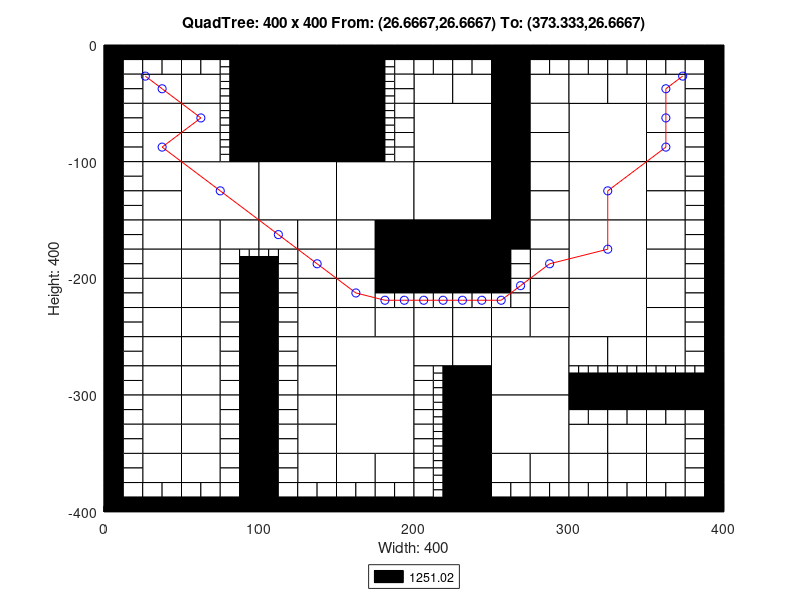

Here is the MATLAB script that generated this plot:
axis([0 400 -400 0]);
title('QuadTree: 400 x 400 From: (26.6667,26.6667) To: (373.333,26.6667)');
xlabel('Width: 400');
ylabel('Height: 400');
rectangle('Position',[100 -50 50 50], 'FaceColor',[0 0 0]);
rectangle('Position',[100 -100 50 50], 'FaceColor',[0 0 0]);
rectangle('Position',[50 -150 50 50], 'FaceColor',[1 1 1]);
rectangle('Position',[100 -150 50 50], 'FaceColor',[1 1 1]);
rectangle('Position',[150 -150 50 50], 'FaceColor',[1 1 1]);
rectangle('Position',[200 -100 50 50], 'FaceColor',[1 1 1]);
rectangle('Position',[300 -100 50 50], 'FaceColor',[1 1 1]);
rectangle('Position',[200 -150 50 50], 'FaceColor',[1 1 1]);
rectangle('Position',[200 -200 50 50], 'FaceColor',[0 0 0]);
rectangle('Position',[300 -150 50 50], 'FaceColor',[1 1 1]);
rectangle('Position',[300 -200 50 50], 'FaceColor',[1 1 1]);
rectangle('Position',[150 -300 50 50], 'FaceColor',[1 1 1]);
rectangle('Position',[150 -350 50 50], 'FaceColor',[1 1 1]);
rectangle('Position',[250 -300 50 50], 'FaceColor',[1 1 1]);
rectangle('Position',[300 -250 50 50], 'FaceColor',[1 1 1]);
rectangle('Position',[250 -350 50 50], 'FaceColor',[1 1 1]);
rectangle('Position',[25 -50 25 25], 'FaceColor',[1 1 1]);
rectangle('Position',[50 -50 25 25], 'FaceColor',[1 1 1]);
rectangle('Position',[25 -75 25 25], 'FaceColor',[1 1 1]);
rectangle('Position',[25 -100 25 25], 'FaceColor',[1 1 1]);
rectangle('Position',[50 -75 25 25], 'FaceColor',[1 1 1]);
rectangle('Position',[50 -100 25 25], 'FaceColor',[1 1 1]);
rectangle('Position',[150 -25 25 25], 'FaceColor',[0 0 0]);
rectangle('Position',[150 -50 25 25], 'FaceColor',[0 0 0]);
rectangle('Position',[150 -75 25 25], 'FaceColor',[0 0 0]);
rectangle('Position',[150 -100 25 25], 'FaceColor',[0 0 0]);
rectangle('Position',[25 -125 25 25], 'FaceColor',[1 1 1]);
rectangle('Position',[25 -150 25 25], 'FaceColor',[1 1 1]);
rectangle('Position',[25 -175 25 25], 'FaceColor',[1 1 1]);
rectangle('Position',[25 -200 25 25], 'FaceColor',[1 1 1]);
rectangle('Position',[50 -175 25 25], 'FaceColor',[1 1 1]);
rectangle('Position',[75 -175 25 25], 'FaceColor',[1 1 1]);
rectangle('Position',[50 -200 25 25], 'FaceColor',[1 1 1]);
rectangle('Position',[100 -175 25 25], 'FaceColor',[1 1 1]);
rectangle('Position',[125 -175 25 25], 'FaceColor',[1 1 1]);
rectangle('Position',[125 -200 25 25], 'FaceColor',[1 1 1]);
rectangle('Position',[150 -175 25 25], 'FaceColor',[1 1 1]);
rectangle('Position',[175 -175 25 25], 'FaceColor',[0 0 0]);
rectangle('Position',[150 -200 25 25], 'FaceColor',[1 1 1]);
rectangle('Position',[175 -200 25 25], 'FaceColor',[0 0 0]);
rectangle('Position',[200 -50 25 25], 'FaceColor',[1 1 1]);
rectangle('Position',[225 -50 25 25], 'FaceColor',[1 1 1]);
rectangle('Position',[250 -25 25 25], 'FaceColor',[0 0 0]);
rectangle('Position',[250 -50 25 25], 'FaceColor',[0 0 0]);
rectangle('Position',[275 -50 25 25], 'FaceColor',[1 1 1]);
rectangle('Position',[250 -75 25 25], 'FaceColor',[0 0 0]);
rectangle('Position',[275 -75 25 25], 'FaceColor',[1 1 1]);
rectangle('Position',[250 -100 25 25], 'FaceColor',[0 0 0]);
rectangle('Position',[275 -100 25 25], 'FaceColor',[1 1 1]);
rectangle('Position',[300 -50 25 25], 'FaceColor',[1 1 1]);
rectangle('Position',[325 -50 25 25], 'FaceColor',[1 1 1]);
rectangle('Position',[350 -50 25 25], 'FaceColor',[1 1 1]);
rectangle('Position',[350 -75 25 25], 'FaceColor',[1 1 1]);
rectangle('Position',[350 -100 25 25], 'FaceColor',[1 1 1]);
rectangle('Position',[250 -125 25 25], 'FaceColor',[0 0 0]);
rectangle('Position',[275 -125 25 25], 'FaceColor',[1 1 1]);
rectangle('Position',[250 -150 25 25], 'FaceColor',[0 0 0]);
rectangle('Position',[275 -150 25 25], 'FaceColor',[1 1 1]);
rectangle('Position',[250 -175 25 25], 'FaceColor',[0 0 0]);
rectangle('Position',[275 -175 25 25], 'FaceColor',[1 1 1]);
rectangle('Position',[275 -200 25 25], 'FaceColor',[1 1 1]);
rectangle('Position',[350 -125 25 25], 'FaceColor',[1 1 1]);
rectangle('Position',[350 -150 25 25], 'FaceColor',[1 1 1]);
rectangle('Position',[350 -175 25 25], 'FaceColor',[1 1 1]);
rectangle('Position',[350 -200 25 25], 'FaceColor',[1 1 1]);
rectangle('Position',[25 -225 25 25], 'FaceColor',[1 1 1]);
rectangle('Position',[25 -250 25 25], 'FaceColor',[1 1 1]);
rectangle('Position',[50 -225 25 25], 'FaceColor',[1 1 1]);
rectangle('Position',[50 -250 25 25], 'FaceColor',[1 1 1]);
rectangle('Position',[25 -275 25 25], 'FaceColor',[1 1 1]);
rectangle('Position',[25 -300 25 25], 'FaceColor',[1 1 1]);
rectangle('Position',[50 -275 25 25], 'FaceColor',[1 1 1]);
rectangle('Position',[50 -300 25 25], 'FaceColor',[1 1 1]);
rectangle('Position',[125 -225 25 25], 'FaceColor',[1 1 1]);
rectangle('Position',[125 -250 25 25], 'FaceColor',[1 1 1]);
rectangle('Position',[150 -225 25 25], 'FaceColor',[1 1 1]);
rectangle('Position',[150 -250 25 25], 'FaceColor',[1 1 1]);
rectangle('Position',[175 -250 25 25], 'FaceColor',[1 1 1]);
rectangle('Position',[125 -275 25 25], 'FaceColor',[1 1 1]);
rectangle('Position',[125 -300 25 25], 'FaceColor',[1 1 1]);
rectangle('Position',[25 -325 25 25], 'FaceColor',[1 1 1]);
rectangle('Position',[25 -350 25 25], 'FaceColor',[1 1 1]);
rectangle('Position',[50 -325 25 25], 'FaceColor',[1 1 1]);
rectangle('Position',[50 -350 25 25], 'FaceColor',[1 1 1]);
rectangle('Position',[25 -375 25 25], 'FaceColor',[1 1 1]);
rectangle('Position',[50 -375 25 25], 'FaceColor',[1 1 1]);
rectangle('Position',[125 -325 25 25], 'FaceColor',[1 1 1]);
rectangle('Position',[125 -350 25 25], 'FaceColor',[1 1 1]);
rectangle('Position',[125 -375 25 25], 'FaceColor',[1 1 1]);
rectangle('Position',[150 -375 25 25], 'FaceColor',[1 1 1]);
rectangle('Position',[175 -375 25 25], 'FaceColor',[1 1 1]);
rectangle('Position',[200 -250 25 25], 'FaceColor',[1 1 1]);
rectangle('Position',[225 -250 25 25], 'FaceColor',[1 1 1]);
rectangle('Position',[275 -225 25 25], 'FaceColor',[1 1 1]);
rectangle('Position',[250 -250 25 25], 'FaceColor',[1 1 1]);
rectangle('Position',[275 -250 25 25], 'FaceColor',[1 1 1]);
rectangle('Position',[200 -275 25 25], 'FaceColor',[1 1 1]);
rectangle('Position',[225 -275 25 25], 'FaceColor',[1 1 1]);
rectangle('Position',[225 -300 25 25], 'FaceColor',[0 0 0]);
rectangle('Position',[350 -225 25 25], 'FaceColor',[1 1 1]);
rectangle('Position',[350 -250 25 25], 'FaceColor',[1 1 1]);
rectangle('Position',[300 -275 25 25], 'FaceColor',[1 1 1]);
rectangle('Position',[325 -275 25 25], 'FaceColor',[1 1 1]);
rectangle('Position',[350 -275 25 25], 'FaceColor',[1 1 1]);
rectangle('Position',[225 -325 25 25], 'FaceColor',[0 0 0]);
rectangle('Position',[225 -350 25 25], 'FaceColor',[0 0 0]);
rectangle('Position',[225 -375 25 25], 'FaceColor',[0 0 0]);
rectangle('Position',[225 -400 25 25], 'FaceColor',[0 0 0]);
rectangle('Position',[250 -375 25 25], 'FaceColor',[1 1 1]);
rectangle('Position',[275 -375 25 25], 'FaceColor',[1 1 1]);
rectangle('Position',[300 -350 25 25], 'FaceColor',[1 1 1]);
rectangle('Position',[325 -350 25 25], 'FaceColor',[1 1 1]);
rectangle('Position',[350 -350 25 25], 'FaceColor',[1 1 1]);
rectangle('Position',[300 -375 25 25], 'FaceColor',[1 1 1]);
rectangle('Position',[325 -375 25 25], 'FaceColor',[1 1 1]);
rectangle('Position',[350 -375 25 25], 'FaceColor',[1 1 1]);
rectangle('Position',[0 -12.5 12.5 12.5], 'FaceColor',[0 0 0]);
rectangle('Position',[12.5 -12.5 12.5 12.5], 'FaceColor',[0 0 0]);
rectangle('Position',[0 -25 12.5 12.5], 'FaceColor',[0 0 0]);
rectangle('Position',[12.5 -25 12.5 12.5], 'FaceColor',[1 1 1]);
rectangle('Position',[25 -12.5 12.5 12.5], 'FaceColor',[0 0 0]);
rectangle('Position',[37.5 -12.5 12.5 12.5], 'FaceColor',[0 0 0]);
rectangle('Position',[25 -25 12.5 12.5], 'FaceColor',[1 1 1]);
rectangle('Position',[37.5 -25 12.5 12.5], 'FaceColor',[1 1 1]);
rectangle('Position',[0 -37.5 12.5 12.5], 'FaceColor',[0 0 0]);
rectangle('Position',[12.5 -37.5 12.5 12.5], 'FaceColor',[1 1 1]);
rectangle('Position',[0 -50 12.5 12.5], 'FaceColor',[0 0 0]);
rectangle('Position',[12.5 -50 12.5 12.5], 'FaceColor',[1 1 1]);
rectangle('Position',[50 -12.5 12.5 12.5], 'FaceColor',[0 0 0]);
rectangle('Position',[62.5 -12.5 12.5 12.5], 'FaceColor',[0 0 0]);
rectangle('Position',[50 -25 12.5 12.5], 'FaceColor',[1 1 1]);
rectangle('Position',[62.5 -25 12.5 12.5], 'FaceColor',[1 1 1]);
rectangle('Position',[75 -12.5 12.5 12.5], 'FaceColor',[0 0 0]);
rectangle('Position',[87.5 -12.5 12.5 12.5], 'FaceColor',[0 0 0]);
rectangle('Position',[87.5 -25 12.5 12.5], 'FaceColor',[0 0 0]);
rectangle('Position',[87.5 -37.5 12.5 12.5], 'FaceColor',[0 0 0]);
rectangle('Position',[87.5 -50 12.5 12.5], 'FaceColor',[0 0 0]);
rectangle('Position',[0 -62.5 12.5 12.5], 'FaceColor',[0 0 0]);
rectangle('Position',[12.5 -62.5 12.5 12.5], 'FaceColor',[1 1 1]);
rectangle('Position',[0 -75 12.5 12.5], 'FaceColor',[0 0 0]);
rectangle('Position',[12.5 -75 12.5 12.5], 'FaceColor',[1 1 1]);
rectangle('Position',[0 -87.5 12.5 12.5], 'FaceColor',[0 0 0]);
rectangle('Position',[12.5 -87.5 12.5 12.5], 'FaceColor',[1 1 1]);
rectangle('Position',[0 -100 12.5 12.5], 'FaceColor',[0 0 0]);
rectangle('Position',[12.5 -100 12.5 12.5], 'FaceColor',[1 1 1]);
rectangle('Position',[87.5 -62.5 12.5 12.5], 'FaceColor',[0 0 0]);
rectangle('Position',[87.5 -75 12.5 12.5], 'FaceColor',[0 0 0]);
rectangle('Position',[87.5 -87.5 12.5 12.5], 'FaceColor',[0 0 0]);
rectangle('Position',[87.5 -100 12.5 12.5], 'FaceColor',[0 0 0]);
rectangle('Position',[175 -12.5 12.5 12.5], 'FaceColor',[0 0 0]);
rectangle('Position',[187.5 -12.5 12.5 12.5], 'FaceColor',[0 0 0]);
rectangle('Position',[187.5 -25 12.5 12.5], 'FaceColor',[1 1 1]);
rectangle('Position',[187.5 -37.5 12.5 12.5], 'FaceColor',[1 1 1]);
rectangle('Position',[187.5 -50 12.5 12.5], 'FaceColor',[1 1 1]);
rectangle('Position',[187.5 -62.5 12.5 12.5], 'FaceColor',[1 1 1]);
rectangle('Position',[187.5 -75 12.5 12.5], 'FaceColor',[1 1 1]);
rectangle('Position',[187.5 -87.5 12.5 12.5], 'FaceColor',[1 1 1]);
rectangle('Position',[187.5 -100 12.5 12.5], 'FaceColor',[1 1 1]);
rectangle('Position',[0 -112.5 12.5 12.5], 'FaceColor',[0 0 0]);
rectangle('Position',[12.5 -112.5 12.5 12.5], 'FaceColor',[1 1 1]);
rectangle('Position',[0 -125 12.5 12.5], 'FaceColor',[0 0 0]);
rectangle('Position',[12.5 -125 12.5 12.5], 'FaceColor',[1 1 1]);
rectangle('Position',[0 -137.5 12.5 12.5], 'FaceColor',[0 0 0]);
rectangle('Position',[12.5 -137.5 12.5 12.5], 'FaceColor',[1 1 1]);
rectangle('Position',[0 -150 12.5 12.5], 'FaceColor',[0 0 0]);
rectangle('Position',[12.5 -150 12.5 12.5], 'FaceColor',[1 1 1]);
rectangle('Position',[0 -162.5 12.5 12.5], 'FaceColor',[0 0 0]);
rectangle('Position',[12.5 -162.5 12.5 12.5], 'FaceColor',[1 1 1]);
rectangle('Position',[0 -175 12.5 12.5], 'FaceColor',[0 0 0]);
rectangle('Position',[12.5 -175 12.5 12.5], 'FaceColor',[1 1 1]);
rectangle('Position',[0 -187.5 12.5 12.5], 'FaceColor',[0 0 0]);
rectangle('Position',[12.5 -187.5 12.5 12.5], 'FaceColor',[1 1 1]);
rectangle('Position',[0 -200 12.5 12.5], 'FaceColor',[0 0 0]);
rectangle('Position',[12.5 -200 12.5 12.5], 'FaceColor',[1 1 1]);
rectangle('Position',[75 -187.5 12.5 12.5], 'FaceColor',[1 1 1]);
rectangle('Position',[75 -200 12.5 12.5], 'FaceColor',[1 1 1]);
rectangle('Position',[87.5 -200 12.5 12.5], 'FaceColor',[0 0 0]);
rectangle('Position',[112.5 -187.5 12.5 12.5], 'FaceColor',[1 1 1]);
rectangle('Position',[100 -200 12.5 12.5], 'FaceColor',[0 0 0]);
rectangle('Position',[112.5 -200 12.5 12.5], 'FaceColor',[1 1 1]);
rectangle('Position',[200 -12.5 12.5 12.5], 'FaceColor',[0 0 0]);
rectangle('Position',[212.5 -12.5 12.5 12.5], 'FaceColor',[0 0 0]);
rectangle('Position',[200 -25 12.5 12.5], 'FaceColor',[1 1 1]);
rectangle('Position',[212.5 -25 12.5 12.5], 'FaceColor',[1 1 1]);
rectangle('Position',[225 -12.5 12.5 12.5], 'FaceColor',[0 0 0]);
rectangle('Position',[237.5 -12.5 12.5 12.5], 'FaceColor',[0 0 0]);
rectangle('Position',[225 -25 12.5 12.5], 'FaceColor',[1 1 1]);
rectangle('Position',[237.5 -25 12.5 12.5], 'FaceColor',[1 1 1]);
rectangle('Position',[275 -12.5 12.5 12.5], 'FaceColor',[0 0 0]);
rectangle('Position',[287.5 -12.5 12.5 12.5], 'FaceColor',[0 0 0]);
rectangle('Position',[275 -25 12.5 12.5], 'FaceColor',[1 1 1]);
rectangle('Position',[287.5 -25 12.5 12.5], 'FaceColor',[1 1 1]);
rectangle('Position',[300 -12.5 12.5 12.5], 'FaceColor',[0 0 0]);
rectangle('Position',[312.5 -12.5 12.5 12.5], 'FaceColor',[0 0 0]);
rectangle('Position',[300 -25 12.5 12.5], 'FaceColor',[1 1 1]);
rectangle('Position',[312.5 -25 12.5 12.5], 'FaceColor',[1 1 1]);
rectangle('Position',[325 -12.5 12.5 12.5], 'FaceColor',[0 0 0]);
rectangle('Position',[337.5 -12.5 12.5 12.5], 'FaceColor',[0 0 0]);
rectangle('Position',[325 -25 12.5 12.5], 'FaceColor',[1 1 1]);
rectangle('Position',[337.5 -25 12.5 12.5], 'FaceColor',[1 1 1]);
rectangle('Position',[350 -12.5 12.5 12.5], 'FaceColor',[0 0 0]);
rectangle('Position',[362.5 -12.5 12.5 12.5], 'FaceColor',[0 0 0]);
rectangle('Position',[350 -25 12.5 12.5], 'FaceColor',[1 1 1]);
rectangle('Position',[362.5 -25 12.5 12.5], 'FaceColor',[1 1 1]);
rectangle('Position',[375 -12.5 12.5 12.5], 'FaceColor',[0 0 0]);
rectangle('Position',[387.5 -12.5 12.5 12.5], 'FaceColor',[0 0 0]);
rectangle('Position',[375 -25 12.5 12.5], 'FaceColor',[1 1 1]);
rectangle('Position',[387.5 -25 12.5 12.5], 'FaceColor',[0 0 0]);
rectangle('Position',[375 -37.5 12.5 12.5], 'FaceColor',[1 1 1]);
rectangle('Position',[387.5 -37.5 12.5 12.5], 'FaceColor',[0 0 0]);
rectangle('Position',[375 -50 12.5 12.5], 'FaceColor',[1 1 1]);
rectangle('Position',[387.5 -50 12.5 12.5], 'FaceColor',[0 0 0]);
rectangle('Position',[375 -62.5 12.5 12.5], 'FaceColor',[1 1 1]);
rectangle('Position',[387.5 -62.5 12.5 12.5], 'FaceColor',[0 0 0]);
rectangle('Position',[375 -75 12.5 12.5], 'FaceColor',[1 1 1]);
rectangle('Position',[387.5 -75 12.5 12.5], 'FaceColor',[0 0 0]);
rectangle('Position',[375 -87.5 12.5 12.5], 'FaceColor',[1 1 1]);
rectangle('Position',[387.5 -87.5 12.5 12.5], 'FaceColor',[0 0 0]);
rectangle('Position',[375 -100 12.5 12.5], 'FaceColor',[1 1 1]);
rectangle('Position',[387.5 -100 12.5 12.5], 'FaceColor',[0 0 0]);
rectangle('Position',[250 -187.5 12.5 12.5], 'FaceColor',[0 0 0]);
rectangle('Position',[262.5 -187.5 12.5 12.5], 'FaceColor',[1 1 1]);
rectangle('Position',[250 -200 12.5 12.5], 'FaceColor',[0 0 0]);
rectangle('Position',[262.5 -200 12.5 12.5], 'FaceColor',[1 1 1]);
rectangle('Position',[375 -112.5 12.5 12.5], 'FaceColor',[1 1 1]);
rectangle('Position',[387.5 -112.5 12.5 12.5], 'FaceColor',[0 0 0]);
rectangle('Position',[375 -125 12.5 12.5], 'FaceColor',[1 1 1]);
rectangle('Position',[387.5 -125 12.5 12.5], 'FaceColor',[0 0 0]);
rectangle('Position',[375 -137.5 12.5 12.5], 'FaceColor',[1 1 1]);
rectangle('Position',[387.5 -137.5 12.5 12.5], 'FaceColor',[0 0 0]);
rectangle('Position',[375 -150 12.5 12.5], 'FaceColor',[1 1 1]);
rectangle('Position',[387.5 -150 12.5 12.5], 'FaceColor',[0 0 0]);
rectangle('Position',[375 -162.5 12.5 12.5], 'FaceColor',[1 1 1]);
rectangle('Position',[387.5 -162.5 12.5 12.5], 'FaceColor',[0 0 0]);
rectangle('Position',[375 -175 12.5 12.5], 'FaceColor',[1 1 1]);
rectangle('Position',[387.5 -175 12.5 12.5], 'FaceColor',[0 0 0]);
rectangle('Position',[375 -187.5 12.5 12.5], 'FaceColor',[1 1 1]);
rectangle('Position',[387.5 -187.5 12.5 12.5], 'FaceColor',[0 0 0]);
rectangle('Position',[375 -200 12.5 12.5], 'FaceColor',[1 1 1]);
rectangle('Position',[387.5 -200 12.5 12.5], 'FaceColor',[0 0 0]);
rectangle('Position',[0 -212.5 12.5 12.5], 'FaceColor',[0 0 0]);
rectangle('Position',[12.5 -212.5 12.5 12.5], 'FaceColor',[1 1 1]);
rectangle('Position',[0 -225 12.5 12.5], 'FaceColor',[0 0 0]);
rectangle('Position',[12.5 -225 12.5 12.5], 'FaceColor',[1 1 1]);
rectangle('Position',[0 -237.5 12.5 12.5], 'FaceColor',[0 0 0]);
rectangle('Position',[12.5 -237.5 12.5 12.5], 'FaceColor',[1 1 1]);
rectangle('Position',[0 -250 12.5 12.5], 'FaceColor',[0 0 0]);
rectangle('Position',[12.5 -250 12.5 12.5], 'FaceColor',[1 1 1]);
rectangle('Position',[75 -212.5 12.5 12.5], 'FaceColor',[1 1 1]);
rectangle('Position',[87.5 -212.5 12.5 12.5], 'FaceColor',[0 0 0]);
rectangle('Position',[75 -225 12.5 12.5], 'FaceColor',[1 1 1]);
rectangle('Position',[87.5 -225 12.5 12.5], 'FaceColor',[0 0 0]);
rectangle('Position',[75 -237.5 12.5 12.5], 'FaceColor',[1 1 1]);
rectangle('Position',[87.5 -237.5 12.5 12.5], 'FaceColor',[0 0 0]);
rectangle('Position',[75 -250 12.5 12.5], 'FaceColor',[1 1 1]);
rectangle('Position',[87.5 -250 12.5 12.5], 'FaceColor',[0 0 0]);
rectangle('Position',[0 -262.5 12.5 12.5], 'FaceColor',[0 0 0]);
rectangle('Position',[12.5 -262.5 12.5 12.5], 'FaceColor',[1 1 1]);
rectangle('Position',[0 -275 12.5 12.5], 'FaceColor',[0 0 0]);
rectangle('Position',[12.5 -275 12.5 12.5], 'FaceColor',[1 1 1]);
rectangle('Position',[0 -287.5 12.5 12.5], 'FaceColor',[0 0 0]);
rectangle('Position',[12.5 -287.5 12.5 12.5], 'FaceColor',[1 1 1]);
rectangle('Position',[0 -300 12.5 12.5], 'FaceColor',[0 0 0]);
rectangle('Position',[12.5 -300 12.5 12.5], 'FaceColor',[1 1 1]);
rectangle('Position',[75 -262.5 12.5 12.5], 'FaceColor',[1 1 1]);
rectangle('Position',[87.5 -262.5 12.5 12.5], 'FaceColor',[0 0 0]);
rectangle('Position',[75 -275 12.5 12.5], 'FaceColor',[1 1 1]);
rectangle('Position',[87.5 -275 12.5 12.5], 'FaceColor',[0 0 0]);
rectangle('Position',[75 -287.5 12.5 12.5], 'FaceColor',[1 1 1]);
rectangle('Position',[87.5 -287.5 12.5 12.5], 'FaceColor',[0 0 0]);
rectangle('Position',[75 -300 12.5 12.5], 'FaceColor',[1 1 1]);
rectangle('Position',[87.5 -300 12.5 12.5], 'FaceColor',[0 0 0]);
rectangle('Position',[100 -212.5 12.5 12.5], 'FaceColor',[0 0 0]);
rectangle('Position',[112.5 -212.5 12.5 12.5], 'FaceColor',[1 1 1]);
rectangle('Position',[100 -225 12.5 12.5], 'FaceColor',[0 0 0]);
rectangle('Position',[112.5 -225 12.5 12.5], 'FaceColor',[1 1 1]);
rectangle('Position',[100 -237.5 12.5 12.5], 'FaceColor',[0 0 0]);
rectangle('Position',[112.5 -237.5 12.5 12.5], 'FaceColor',[1 1 1]);
rectangle('Position',[100 -250 12.5 12.5], 'FaceColor',[0 0 0]);
rectangle('Position',[112.5 -250 12.5 12.5], 'FaceColor',[1 1 1]);
rectangle('Position',[175 -212.5 12.5 12.5], 'FaceColor',[0 0 0]);
rectangle('Position',[187.5 -212.5 12.5 12.5], 'FaceColor',[0 0 0]);
rectangle('Position',[175 -225 12.5 12.5], 'FaceColor',[1 1 1]);
rectangle('Position',[187.5 -225 12.5 12.5], 'FaceColor',[1 1 1]);
rectangle('Position',[100 -262.5 12.5 12.5], 'FaceColor',[0 0 0]);
rectangle('Position',[112.5 -262.5 12.5 12.5], 'FaceColor',[1 1 1]);
rectangle('Position',[100 -275 12.5 12.5], 'FaceColor',[0 0 0]);
rectangle('Position',[112.5 -275 12.5 12.5], 'FaceColor',[1 1 1]);
rectangle('Position',[100 -287.5 12.5 12.5], 'FaceColor',[0 0 0]);
rectangle('Position',[112.5 -287.5 12.5 12.5], 'FaceColor',[1 1 1]);
rectangle('Position',[100 -300 12.5 12.5], 'FaceColor',[0 0 0]);
rectangle('Position',[112.5 -300 12.5 12.5], 'FaceColor',[1 1 1]);
rectangle('Position',[0 -312.5 12.5 12.5], 'FaceColor',[0 0 0]);
rectangle('Position',[12.5 -312.5 12.5 12.5], 'FaceColor',[1 1 1]);
rectangle('Position',[0 -325 12.5 12.5], 'FaceColor',[0 0 0]);
rectangle('Position',[12.5 -325 12.5 12.5], 'FaceColor',[1 1 1]);
rectangle('Position',[0 -337.5 12.5 12.5], 'FaceColor',[0 0 0]);
rectangle('Position',[12.5 -337.5 12.5 12.5], 'FaceColor',[1 1 1]);
rectangle('Position',[0 -350 12.5 12.5], 'FaceColor',[0 0 0]);
rectangle('Position',[12.5 -350 12.5 12.5], 'FaceColor',[1 1 1]);
rectangle('Position',[75 -312.5 12.5 12.5], 'FaceColor',[1 1 1]);
rectangle('Position',[87.5 -312.5 12.5 12.5], 'FaceColor',[0 0 0]);
rectangle('Position',[75 -325 12.5 12.5], 'FaceColor',[1 1 1]);
rectangle('Position',[87.5 -325 12.5 12.5], 'FaceColor',[0 0 0]);
rectangle('Position',[75 -337.5 12.5 12.5], 'FaceColor',[1 1 1]);
rectangle('Position',[87.5 -337.5 12.5 12.5], 'FaceColor',[0 0 0]);
rectangle('Position',[75 -350 12.5 12.5], 'FaceColor',[1 1 1]);
rectangle('Position',[87.5 -350 12.5 12.5], 'FaceColor',[0 0 0]);
rectangle('Position',[0 -362.5 12.5 12.5], 'FaceColor',[0 0 0]);
rectangle('Position',[12.5 -362.5 12.5 12.5], 'FaceColor',[1 1 1]);
rectangle('Position',[0 -375 12.5 12.5], 'FaceColor',[0 0 0]);
rectangle('Position',[12.5 -375 12.5 12.5], 'FaceColor',[1 1 1]);
rectangle('Position',[0 -387.5 12.5 12.5], 'FaceColor',[0 0 0]);
rectangle('Position',[12.5 -387.5 12.5 12.5], 'FaceColor',[1 1 1]);
rectangle('Position',[0 -400 12.5 12.5], 'FaceColor',[0 0 0]);
rectangle('Position',[12.5 -400 12.5 12.5], 'FaceColor',[0 0 0]);
rectangle('Position',[25 -387.5 12.5 12.5], 'FaceColor',[1 1 1]);
rectangle('Position',[37.5 -387.5 12.5 12.5], 'FaceColor',[1 1 1]);
rectangle('Position',[25 -400 12.5 12.5], 'FaceColor',[0 0 0]);
rectangle('Position',[37.5 -400 12.5 12.5], 'FaceColor',[0 0 0]);
rectangle('Position',[75 -362.5 12.5 12.5], 'FaceColor',[1 1 1]);
rectangle('Position',[87.5 -362.5 12.5 12.5], 'FaceColor',[0 0 0]);
rectangle('Position',[75 -375 12.5 12.5], 'FaceColor',[1 1 1]);
rectangle('Position',[87.5 -375 12.5 12.5], 'FaceColor',[0 0 0]);
rectangle('Position',[50 -387.5 12.5 12.5], 'FaceColor',[1 1 1]);
rectangle('Position',[62.5 -387.5 12.5 12.5], 'FaceColor',[1 1 1]);
rectangle('Position',[50 -400 12.5 12.5], 'FaceColor',[0 0 0]);
rectangle('Position',[62.5 -400 12.5 12.5], 'FaceColor',[0 0 0]);
rectangle('Position',[75 -387.5 12.5 12.5], 'FaceColor',[1 1 1]);
rectangle('Position',[87.5 -387.5 12.5 12.5], 'FaceColor',[0 0 0]);
rectangle('Position',[75 -400 12.5 12.5], 'FaceColor',[0 0 0]);
rectangle('Position',[87.5 -400 12.5 12.5], 'FaceColor',[0 0 0]);
rectangle('Position',[100 -312.5 12.5 12.5], 'FaceColor',[0 0 0]);
rectangle('Position',[112.5 -312.5 12.5 12.5], 'FaceColor',[1 1 1]);
rectangle('Position',[100 -325 12.5 12.5], 'FaceColor',[0 0 0]);
rectangle('Position',[112.5 -325 12.5 12.5], 'FaceColor',[1 1 1]);
rectangle('Position',[100 -337.5 12.5 12.5], 'FaceColor',[0 0 0]);
rectangle('Position',[112.5 -337.5 12.5 12.5], 'FaceColor',[1 1 1]);
rectangle('Position',[100 -350 12.5 12.5], 'FaceColor',[0 0 0]);
rectangle('Position',[112.5 -350 12.5 12.5], 'FaceColor',[1 1 1]);
rectangle('Position',[100 -362.5 12.5 12.5], 'FaceColor',[0 0 0]);
rectangle('Position',[112.5 -362.5 12.5 12.5], 'FaceColor',[1 1 1]);
rectangle('Position',[100 -375 12.5 12.5], 'FaceColor',[0 0 0]);
rectangle('Position',[112.5 -375 12.5 12.5], 'FaceColor',[1 1 1]);
rectangle('Position',[100 -387.5 12.5 12.5], 'FaceColor',[0 0 0]);
rectangle('Position',[112.5 -387.5 12.5 12.5], 'FaceColor',[1 1 1]);
rectangle('Position',[100 -400 12.5 12.5], 'FaceColor',[0 0 0]);
rectangle('Position',[112.5 -400 12.5 12.5], 'FaceColor',[0 0 0]);
rectangle('Position',[125 -387.5 12.5 12.5], 'FaceColor',[1 1 1]);
rectangle('Position',[137.5 -387.5 12.5 12.5], 'FaceColor',[1 1 1]);
rectangle('Position',[125 -400 12.5 12.5], 'FaceColor',[0 0 0]);
rectangle('Position',[137.5 -400 12.5 12.5], 'FaceColor',[0 0 0]);
rectangle('Position',[150 -387.5 12.5 12.5], 'FaceColor',[1 1 1]);
rectangle('Position',[162.5 -387.5 12.5 12.5], 'FaceColor',[1 1 1]);
rectangle('Position',[150 -400 12.5 12.5], 'FaceColor',[0 0 0]);
rectangle('Position',[162.5 -400 12.5 12.5], 'FaceColor',[0 0 0]);
rectangle('Position',[175 -387.5 12.5 12.5], 'FaceColor',[1 1 1]);
rectangle('Position',[187.5 -387.5 12.5 12.5], 'FaceColor',[1 1 1]);
rectangle('Position',[175 -400 12.5 12.5], 'FaceColor',[0 0 0]);
rectangle('Position',[187.5 -400 12.5 12.5], 'FaceColor',[0 0 0]);
rectangle('Position',[200 -212.5 12.5 12.5], 'FaceColor',[0 0 0]);
rectangle('Position',[212.5 -212.5 12.5 12.5], 'FaceColor',[0 0 0]);
rectangle('Position',[200 -225 12.5 12.5], 'FaceColor',[1 1 1]);
rectangle('Position',[212.5 -225 12.5 12.5], 'FaceColor',[1 1 1]);
rectangle('Position',[225 -212.5 12.5 12.5], 'FaceColor',[0 0 0]);
rectangle('Position',[237.5 -212.5 12.5 12.5], 'FaceColor',[0 0 0]);
rectangle('Position',[225 -225 12.5 12.5], 'FaceColor',[1 1 1]);
rectangle('Position',[237.5 -225 12.5 12.5], 'FaceColor',[1 1 1]);
rectangle('Position',[250 -212.5 12.5 12.5], 'FaceColor',[0 0 0]);
rectangle('Position',[262.5 -212.5 12.5 12.5], 'FaceColor',[1 1 1]);
rectangle('Position',[250 -225 12.5 12.5], 'FaceColor',[1 1 1]);
rectangle('Position',[262.5 -225 12.5 12.5], 'FaceColor',[1 1 1]);
rectangle('Position',[200 -287.5 12.5 12.5], 'FaceColor',[1 1 1]);
rectangle('Position',[200 -300 12.5 12.5], 'FaceColor',[1 1 1]);
rectangle('Position',[375 -212.5 12.5 12.5], 'FaceColor',[1 1 1]);
rectangle('Position',[387.5 -212.5 12.5 12.5], 'FaceColor',[0 0 0]);
rectangle('Position',[375 -225 12.5 12.5], 'FaceColor',[1 1 1]);
rectangle('Position',[387.5 -225 12.5 12.5], 'FaceColor',[0 0 0]);
rectangle('Position',[375 -237.5 12.5 12.5], 'FaceColor',[1 1 1]);
rectangle('Position',[387.5 -237.5 12.5 12.5], 'FaceColor',[0 0 0]);
rectangle('Position',[375 -250 12.5 12.5], 'FaceColor',[1 1 1]);
rectangle('Position',[387.5 -250 12.5 12.5], 'FaceColor',[0 0 0]);
rectangle('Position',[300 -300 12.5 12.5], 'FaceColor',[0 0 0]);
rectangle('Position',[312.5 -300 12.5 12.5], 'FaceColor',[0 0 0]);
rectangle('Position',[325 -300 12.5 12.5], 'FaceColor',[0 0 0]);
rectangle('Position',[337.5 -300 12.5 12.5], 'FaceColor',[0 0 0]);
rectangle('Position',[375 -262.5 12.5 12.5], 'FaceColor',[1 1 1]);
rectangle('Position',[387.5 -262.5 12.5 12.5], 'FaceColor',[0 0 0]);
rectangle('Position',[375 -275 12.5 12.5], 'FaceColor',[1 1 1]);
rectangle('Position',[387.5 -275 12.5 12.5], 'FaceColor',[0 0 0]);
rectangle('Position',[350 -300 12.5 12.5], 'FaceColor',[0 0 0]);
rectangle('Position',[362.5 -300 12.5 12.5], 'FaceColor',[0 0 0]);
rectangle('Position',[387.5 -287.5 12.5 12.5], 'FaceColor',[0 0 0]);
rectangle('Position',[375 -300 12.5 12.5], 'FaceColor',[0 0 0]);
rectangle('Position',[387.5 -300 12.5 12.5], 'FaceColor',[0 0 0]);
rectangle('Position',[200 -312.5 12.5 12.5], 'FaceColor',[1 1 1]);
rectangle('Position',[200 -325 12.5 12.5], 'FaceColor',[1 1 1]);
rectangle('Position',[200 -337.5 12.5 12.5], 'FaceColor',[1 1 1]);
rectangle('Position',[200 -350 12.5 12.5], 'FaceColor',[1 1 1]);
rectangle('Position',[200 -362.5 12.5 12.5], 'FaceColor',[1 1 1]);
rectangle('Position',[200 -375 12.5 12.5], 'FaceColor',[1 1 1]);
rectangle('Position',[200 -387.5 12.5 12.5], 'FaceColor',[1 1 1]);
rectangle('Position',[200 -400 12.5 12.5], 'FaceColor',[0 0 0]);
rectangle('Position',[212.5 -400 12.5 12.5], 'FaceColor',[0 0 0]);
rectangle('Position',[250 -387.5 12.5 12.5], 'FaceColor',[1 1 1]);
rectangle('Position',[262.5 -387.5 12.5 12.5], 'FaceColor',[1 1 1]);
rectangle('Position',[250 -400 12.5 12.5], 'FaceColor',[0 0 0]);
rectangle('Position',[262.5 -400 12.5 12.5], 'FaceColor',[0 0 0]);
rectangle('Position',[275 -387.5 12.5 12.5], 'FaceColor',[1 1 1]);
rectangle('Position',[287.5 -387.5 12.5 12.5], 'FaceColor',[1 1 1]);
rectangle('Position',[275 -400 12.5 12.5], 'FaceColor',[0 0 0]);
rectangle('Position',[287.5 -400 12.5 12.5], 'FaceColor',[0 0 0]);
rectangle('Position',[300 -312.5 12.5 12.5], 'FaceColor',[0 0 0]);
rectangle('Position',[312.5 -312.5 12.5 12.5], 'FaceColor',[0 0 0]);
rectangle('Position',[300 -325 12.5 12.5], 'FaceColor',[1 1 1]);
rectangle('Position',[312.5 -325 12.5 12.5], 'FaceColor',[1 1 1]);
rectangle('Position',[325 -312.5 12.5 12.5], 'FaceColor',[0 0 0]);
rectangle('Position',[337.5 -312.5 12.5 12.5], 'FaceColor',[0 0 0]);
rectangle('Position',[325 -325 12.5 12.5], 'FaceColor',[1 1 1]);
rectangle('Position',[337.5 -325 12.5 12.5], 'FaceColor',[1 1 1]);
rectangle('Position',[350 -312.5 12.5 12.5], 'FaceColor',[0 0 0]);
rectangle('Position',[362.5 -312.5 12.5 12.5], 'FaceColor',[0 0 0]);
rectangle('Position',[350 -325 12.5 12.5], 'FaceColor',[1 1 1]);
rectangle('Position',[362.5 -325 12.5 12.5], 'FaceColor',[1 1 1]);
rectangle('Position',[375 -312.5 12.5 12.5], 'FaceColor',[0 0 0]);
rectangle('Position',[387.5 -312.5 12.5 12.5], 'FaceColor',[0 0 0]);
rectangle('Position',[375 -325 12.5 12.5], 'FaceColor',[1 1 1]);
rectangle('Position',[387.5 -325 12.5 12.5], 'FaceColor',[0 0 0]);
rectangle('Position',[375 -337.5 12.5 12.5], 'FaceColor',[1 1 1]);
rectangle('Position',[387.5 -337.5 12.5 12.5], 'FaceColor',[0 0 0]);
rectangle('Position',[375 -350 12.5 12.5], 'FaceColor',[1 1 1]);
rectangle('Position',[387.5 -350 12.5 12.5], 'FaceColor',[0 0 0]);
rectangle('Position',[300 -387.5 12.5 12.5], 'FaceColor',[1 1 1]);
rectangle('Position',[312.5 -387.5 12.5 12.5], 'FaceColor',[1 1 1]);
rectangle('Position',[300 -400 12.5 12.5], 'FaceColor',[0 0 0]);
rectangle('Position',[312.5 -400 12.5 12.5], 'FaceColor',[0 0 0]);
rectangle('Position',[325 -387.5 12.5 12.5], 'FaceColor',[1 1 1]);
rectangle('Position',[337.5 -387.5 12.5 12.5], 'FaceColor',[1 1 1]);
rectangle('Position',[325 -400 12.5 12.5], 'FaceColor',[0 0 0]);
rectangle('Position',[337.5 -400 12.5 12.5], 'FaceColor',[0 0 0]);
rectangle('Position',[375 -362.5 12.5 12.5], 'FaceColor',[1 1 1]);
rectangle('Position',[387.5 -362.5 12.5 12.5], 'FaceColor',[0 0 0]);
rectangle('Position',[375 -375 12.5 12.5], 'FaceColor',[1 1 1]);
rectangle('Position',[387.5 -375 12.5 12.5], 'FaceColor',[0 0 0]);
rectangle('Position',[350 -387.5 12.5 12.5], 'FaceColor',[1 1 1]);
rectangle('Position',[362.5 -387.5 12.5 12.5], 'FaceColor',[1 1 1]);
rectangle('Position',[350 -400 12.5 12.5], 'FaceColor',[0 0 0]);
rectangle('Position',[362.5 -400 12.5 12.5], 'FaceColor',[0 0 0]);
rectangle('Position',[375 -387.5 12.5 12.5], 'FaceColor',[1 1 1]);
rectangle('Position',[387.5 -387.5 12.5 12.5], 'FaceColor',[0 0 0]);
rectangle('Position',[375 -400 12.5 12.5], 'FaceColor',[0 0 0]);
rectangle('Position',[387.5 -400 12.5 12.5], 'FaceColor',[0 0 0]);
rectangle('Position',[75 -18.75 6.25 6.25], 'FaceColor',[1 1 1]);
rectangle('Position',[81.25 -18.75 6.25 6.25], 'FaceColor',[0 0 0]);
rectangle('Position',[75 -25 6.25 6.25], 'FaceColor',[1 1 1]);
rectangle('Position',[81.25 -25 6.25 6.25], 'FaceColor',[0 0 0]);
rectangle('Position',[75 -31.25 6.25 6.25], 'FaceColor',[1 1 1]);
rectangle('Position',[81.25 -31.25 6.25 6.25], 'FaceColor',[0 0 0]);
rectangle('Position',[75 -37.5 6.25 6.25], 'FaceColor',[1 1 1]);
rectangle('Position',[81.25 -37.5 6.25 6.25], 'FaceColor',[0 0 0]);
rectangle('Position',[75 -43.75 6.25 6.25], 'FaceColor',[1 1 1]);
rectangle('Position',[81.25 -43.75 6.25 6.25], 'FaceColor',[0 0 0]);
rectangle('Position',[75 -50 6.25 6.25], 'FaceColor',[1 1 1]);
rectangle('Position',[81.25 -50 6.25 6.25], 'FaceColor',[0 0 0]);
rectangle('Position',[75 -56.25 6.25 6.25], 'FaceColor',[1 1 1]);
rectangle('Position',[81.25 -56.25 6.25 6.25], 'FaceColor',[0 0 0]);
rectangle('Position',[75 -62.5 6.25 6.25], 'FaceColor',[1 1 1]);
rectangle('Position',[81.25 -62.5 6.25 6.25], 'FaceColor',[0 0 0]);
rectangle('Position',[75 -68.75 6.25 6.25], 'FaceColor',[1 1 1]);
rectangle('Position',[81.25 -68.75 6.25 6.25], 'FaceColor',[0 0 0]);
rectangle('Position',[75 -75 6.25 6.25], 'FaceColor',[1 1 1]);
rectangle('Position',[81.25 -75 6.25 6.25], 'FaceColor',[0 0 0]);
rectangle('Position',[75 -81.25 6.25 6.25], 'FaceColor',[1 1 1]);
rectangle('Position',[81.25 -81.25 6.25 6.25], 'FaceColor',[0 0 0]);
rectangle('Position',[75 -87.5 6.25 6.25], 'FaceColor',[1 1 1]);
rectangle('Position',[81.25 -87.5 6.25 6.25], 'FaceColor',[0 0 0]);
rectangle('Position',[75 -93.75 6.25 6.25], 'FaceColor',[1 1 1]);
rectangle('Position',[81.25 -93.75 6.25 6.25], 'FaceColor',[0 0 0]);
rectangle('Position',[75 -100 6.25 6.25], 'FaceColor',[1 1 1]);
rectangle('Position',[81.25 -100 6.25 6.25], 'FaceColor',[0 0 0]);
rectangle('Position',[175 -18.75 6.25 6.25], 'FaceColor',[0 0 0]);
rectangle('Position',[181.25 -18.75 6.25 6.25], 'FaceColor',[1 1 1]);
rectangle('Position',[175 -25 6.25 6.25], 'FaceColor',[0 0 0]);
rectangle('Position',[181.25 -25 6.25 6.25], 'FaceColor',[1 1 1]);
rectangle('Position',[175 -31.25 6.25 6.25], 'FaceColor',[0 0 0]);
rectangle('Position',[181.25 -31.25 6.25 6.25], 'FaceColor',[1 1 1]);
rectangle('Position',[175 -37.5 6.25 6.25], 'FaceColor',[0 0 0]);
rectangle('Position',[181.25 -37.5 6.25 6.25], 'FaceColor',[1 1 1]);
rectangle('Position',[175 -43.75 6.25 6.25], 'FaceColor',[0 0 0]);
rectangle('Position',[181.25 -43.75 6.25 6.25], 'FaceColor',[1 1 1]);
rectangle('Position',[175 -50 6.25 6.25], 'FaceColor',[0 0 0]);
rectangle('Position',[181.25 -50 6.25 6.25], 'FaceColor',[1 1 1]);
rectangle('Position',[175 -56.25 6.25 6.25], 'FaceColor',[0 0 0]);
rectangle('Position',[181.25 -56.25 6.25 6.25], 'FaceColor',[1 1 1]);
rectangle('Position',[175 -62.5 6.25 6.25], 'FaceColor',[0 0 0]);
rectangle('Position',[181.25 -62.5 6.25 6.25], 'FaceColor',[1 1 1]);
rectangle('Position',[175 -68.75 6.25 6.25], 'FaceColor',[0 0 0]);
rectangle('Position',[181.25 -68.75 6.25 6.25], 'FaceColor',[1 1 1]);
rectangle('Position',[175 -75 6.25 6.25], 'FaceColor',[0 0 0]);
rectangle('Position',[181.25 -75 6.25 6.25], 'FaceColor',[1 1 1]);
rectangle('Position',[175 -81.25 6.25 6.25], 'FaceColor',[0 0 0]);
rectangle('Position',[181.25 -81.25 6.25 6.25], 'FaceColor',[1 1 1]);
rectangle('Position',[175 -87.5 6.25 6.25], 'FaceColor',[0 0 0]);
rectangle('Position',[181.25 -87.5 6.25 6.25], 'FaceColor',[1 1 1]);
rectangle('Position',[175 -93.75 6.25 6.25], 'FaceColor',[0 0 0]);
rectangle('Position',[181.25 -93.75 6.25 6.25], 'FaceColor',[1 1 1]);
rectangle('Position',[175 -100 6.25 6.25], 'FaceColor',[0 0 0]);
rectangle('Position',[181.25 -100 6.25 6.25], 'FaceColor',[1 1 1]);
rectangle('Position',[87.5 -181.25 6.25 6.25], 'FaceColor',[1 1 1]);
rectangle('Position',[93.75 -181.25 6.25 6.25], 'FaceColor',[1 1 1]);
rectangle('Position',[87.5 -187.5 6.25 6.25], 'FaceColor',[0 0 0]);
rectangle('Position',[93.75 -187.5 6.25 6.25], 'FaceColor',[0 0 0]);
rectangle('Position',[100 -181.25 6.25 6.25], 'FaceColor',[1 1 1]);
rectangle('Position',[106.25 -181.25 6.25 6.25], 'FaceColor',[1 1 1]);
rectangle('Position',[100 -187.5 6.25 6.25], 'FaceColor',[0 0 0]);
rectangle('Position',[106.25 -187.5 6.25 6.25], 'FaceColor',[0 0 0]);
rectangle('Position',[212.5 -281.25 6.25 6.25], 'FaceColor',[1 1 1]);
rectangle('Position',[218.75 -281.25 6.25 6.25], 'FaceColor',[0 0 0]);
rectangle('Position',[212.5 -287.5 6.25 6.25], 'FaceColor',[1 1 1]);
rectangle('Position',[218.75 -287.5 6.25 6.25], 'FaceColor',[0 0 0]);
rectangle('Position',[212.5 -293.75 6.25 6.25], 'FaceColor',[1 1 1]);
rectangle('Position',[218.75 -293.75 6.25 6.25], 'FaceColor',[0 0 0]);
rectangle('Position',[212.5 -300 6.25 6.25], 'FaceColor',[1 1 1]);
rectangle('Position',[218.75 -300 6.25 6.25], 'FaceColor',[0 0 0]);
rectangle('Position',[300 -281.25 6.25 6.25], 'FaceColor',[1 1 1]);
rectangle('Position',[306.25 -281.25 6.25 6.25], 'FaceColor',[1 1 1]);
rectangle('Position',[300 -287.5 6.25 6.25], 'FaceColor',[0 0 0]);
rectangle('Position',[306.25 -287.5 6.25 6.25], 'FaceColor',[0 0 0]);
rectangle('Position',[312.5 -281.25 6.25 6.25], 'FaceColor',[1 1 1]);
rectangle('Position',[318.75 -281.25 6.25 6.25], 'FaceColor',[1 1 1]);
rectangle('Position',[312.5 -287.5 6.25 6.25], 'FaceColor',[0 0 0]);
rectangle('Position',[318.75 -287.5 6.25 6.25], 'FaceColor',[0 0 0]);
rectangle('Position',[325 -281.25 6.25 6.25], 'FaceColor',[1 1 1]);
rectangle('Position',[331.25 -281.25 6.25 6.25], 'FaceColor',[1 1 1]);
rectangle('Position',[325 -287.5 6.25 6.25], 'FaceColor',[0 0 0]);
rectangle('Position',[331.25 -287.5 6.25 6.25], 'FaceColor',[0 0 0]);
rectangle('Position',[337.5 -281.25 6.25 6.25], 'FaceColor',[1 1 1]);
rectangle('Position',[343.75 -281.25 6.25 6.25], 'FaceColor',[1 1 1]);
rectangle('Position',[337.5 -287.5 6.25 6.25], 'FaceColor',[0 0 0]);
rectangle('Position',[343.75 -287.5 6.25 6.25], 'FaceColor',[0 0 0]);
rectangle('Position',[350 -281.25 6.25 6.25], 'FaceColor',[1 1 1]);
rectangle('Position',[356.25 -281.25 6.25 6.25], 'FaceColor',[1 1 1]);
rectangle('Position',[350 -287.5 6.25 6.25], 'FaceColor',[0 0 0]);
rectangle('Position',[356.25 -287.5 6.25 6.25], 'FaceColor',[0 0 0]);
rectangle('Position',[362.5 -281.25 6.25 6.25], 'FaceColor',[1 1 1]);
rectangle('Position',[368.75 -281.25 6.25 6.25], 'FaceColor',[1 1 1]);
rectangle('Position',[362.5 -287.5 6.25 6.25], 'FaceColor',[0 0 0]);
rectangle('Position',[368.75 -287.5 6.25 6.25], 'FaceColor',[0 0 0]);
rectangle('Position',[375 -281.25 6.25 6.25], 'FaceColor',[1 1 1]);
rectangle('Position',[381.25 -281.25 6.25 6.25], 'FaceColor',[1 1 1]);
rectangle('Position',[375 -287.5 6.25 6.25], 'FaceColor',[0 0 0]);
rectangle('Position',[381.25 -287.5 6.25 6.25], 'FaceColor',[0 0 0]);
rectangle('Position',[212.5 -306.25 6.25 6.25], 'FaceColor',[1 1 1]);
rectangle('Position',[218.75 -306.25 6.25 6.25], 'FaceColor',[0 0 0]);
rectangle('Position',[212.5 -312.5 6.25 6.25], 'FaceColor',[1 1 1]);
rectangle('Position',[218.75 -312.5 6.25 6.25], 'FaceColor',[0 0 0]);
rectangle('Position',[212.5 -318.75 6.25 6.25], 'FaceColor',[1 1 1]);
rectangle('Position',[218.75 -318.75 6.25 6.25], 'FaceColor',[0 0 0]);
rectangle('Position',[212.5 -325 6.25 6.25], 'FaceColor',[1 1 1]);
rectangle('Position',[218.75 -325 6.25 6.25], 'FaceColor',[0 0 0]);
rectangle('Position',[212.5 -331.25 6.25 6.25], 'FaceColor',[1 1 1]);
rectangle('Position',[218.75 -331.25 6.25 6.25], 'FaceColor',[0 0 0]);
rectangle('Position',[212.5 -337.5 6.25 6.25], 'FaceColor',[1 1 1]);
rectangle('Position',[218.75 -337.5 6.25 6.25], 'FaceColor',[0 0 0]);
rectangle('Position',[212.5 -343.75 6.25 6.25], 'FaceColor',[1 1 1]);
rectangle('Position',[218.75 -343.75 6.25 6.25], 'FaceColor',[0 0 0]);
rectangle('Position',[212.5 -350 6.25 6.25], 'FaceColor',[1 1 1]);
rectangle('Position',[218.75 -350 6.25 6.25], 'FaceColor',[0 0 0]);
rectangle('Position',[212.5 -356.25 6.25 6.25], 'FaceColor',[1 1 1]);
rectangle('Position',[218.75 -356.25 6.25 6.25], 'FaceColor',[0 0 0]);
rectangle('Position',[212.5 -362.5 6.25 6.25], 'FaceColor',[1 1 1]);
rectangle('Position',[218.75 -362.5 6.25 6.25], 'FaceColor',[0 0 0]);
rectangle('Position',[212.5 -368.75 6.25 6.25], 'FaceColor',[1 1 1]);
rectangle('Position',[218.75 -368.75 6.25 6.25], 'FaceColor',[0 0 0]);
rectangle('Position',[212.5 -375 6.25 6.25], 'FaceColor',[1 1 1]);
rectangle('Position',[218.75 -375 6.25 6.25], 'FaceColor',[0 0 0]);
rectangle('Position',[212.5 -381.25 6.25 6.25], 'FaceColor',[1 1 1]);
rectangle('Position',[218.75 -381.25 6.25 6.25], 'FaceColor',[0 0 0]);
rectangle('Position',[212.5 -387.5 6.25 6.25], 'FaceColor',[1 1 1]);
rectangle('Position',[218.75 -387.5 6.25 6.25], 'FaceColor',[0 0 0]);
X=[373.333,362.5,362.5,362.5,325,325,287.5,268.75,256.25,243.75,231.25,218.75,206.25,193.75,181.25,162.5,137.5,112.5,75,37.5,62.5,37.5,26.6667];
Y=[-26.6667,-37.5,-62.5,-87.5,-125,-175,-187.5,-206.25,-218.75,-218.75,-218.75,-218.75,-218.75,-218.75,-218.75,-212.5,-187.5,-162.5,-125,-87.5,-62.5,-37.5,-26.6667];
hold on;
plot(X,Y,'r');
plot(X,Y,'bo');
legend('1251.02','Location','southoutside');
